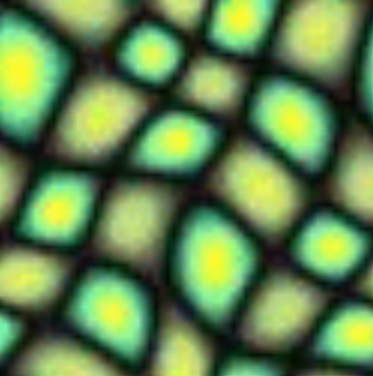
#> input picture Project/green.png, 373 x 376 px, found by its file name
$ python main.py
#> lines starting #> are read from the running program, lines starting #| are printed output that depends on the picture; after the words box and inside, x2 and y2 are one past the last pixel; in counts of white or black regions, pixels touching at a corner belong together
import numpy as np
from copy import deepcopy
import sys
import networkx as nx
import random
from edmonds_karp import edmonds_karp
from matplotlib import pyplot as plt
from datetime import datetime
import cv2

class GraphCut(object):

    def __init__(self,pattern,rows,cols):
        self.colOverlap = 0
        self.rowOverlap = 0
        self.pattern = pattern
        self.variance = np.var(pattern)
        shape = pattern.shape
        self.rowPatch = shape[0]
        self.colPatch = shape[1]
        self.realRows = rows
        self.realCols = cols
        rows += self.rowPatch
        cols += self.colPatch
        self.rowImport = rows
        self.colImport = cols
        self.old = np.zeros((rows,cols,3),dtype = int)
        self.new = np.zeros((rows,cols,3),dtype = int)
        self.mask = np.zeros((rows,cols),dtype = int)
        self.overlap_zone = np.zeros((rows,cols),dtype = int)
        self.seams = np.zeros((rows,cols,2),dtype = int)
        self.init_value_seams = np.zeros((rows,cols,2),dtype = int)
        self.maxp = self.rowPatch * 30
        self.minp = self.colPatch * 14
        self.masking_edge = [self.rowImport,0,self.rowImport,0]
        self.index = 1
        self.temp = np.zeros((rows,cols,3),dtype = int)


    def change_masking(self,t):
        maxi = min(t[0] + self.rowPatch, self.rowImport)
        maxj = min(t[1] + self.colPatch, self.colImport)
        self.mask[t[0]:maxi,t[1]:maxj] = np.ones((maxi-t[0],maxj-t[1]),dtype=int)
        if (t[0] < self.masking_edge[0]):
            self.masking_edge[0] = t[0]
        if(t[0]+self.rowPatch > self.masking_edge[1]):
            self.masking_edge[1] = t[0]+self.rowPatch
        if(t[1] < self.masking_edge[2] ):
            self.masking_edge[2] = t[1]
        if(t[1]+self.colPatch > self.masking_edge[3]):
            self.masking_edge[3] = t[1]+self.colPatch

    def change_seams_value(self,corner_overlap, edge_point,mask_seam):
        for i in range(self.rowPatch):
            for j in range(self.colPatch):
                x_crt = edge_point[0] + i
                y_crt = edge_point[1] + j
                if(x_crt >= corner_overlap[0] and x_crt < corner_overlap[0]+self.rowOverlap and y_crt >= corner_overlap[1] and y_crt < corner_overlap[1]+self.colOverlap ):
                    if(mask_seam[x_crt-corner_overlap[0]][y_crt-corner_overlap[1]] == 2):
                        self.init_value_seams[x_crt][y_crt][0] = i
                        self.init_value_seams[x_crt][y_crt][1] = j
                else:
                    self.init_value_seams[x_crt][y_crt][0] = i
                    self.init_value_seams[x_crt][y_crt][1] = j
    def initialize(self):
        t = [0,0]
        self.old[t[0]:t[0]+self.rowPatch,t[1]:t[1]+self.colPatch] = self.pattern[0:self.rowPatch,0:self.colPatch]
        self.new= deepcopy(self.old)
        self.change_masking(t)
        self.change_seams_value(t,t,np.ones((self.rowPatch,self.colPatch)))

    def number_masking(self,p):
        nums = 0
        for i in range(-1,2):
            for j in range(-1,2):
                if(p[0]+i >= 0 and p[0] < self.rowImport and p[1]+j >= 0 and p[1]+j < self.colImport):
                    if(self.mask[p[0]+i][p[1]+j] == 0):
                        nums += 1
        return nums

    def number_overlap(self,p):
        nums = 0
        for i in range(-1,2):
            for j in range(-1,2):
                if(p[0]+i >= 0 and p[0] < self.rowImport and p[1]+j >= 0 and p[1]+j < self.colImport):
                    if(self.overlap_zone[p[0]+i][p[1]+j] == 0):
                        nums += 1
        return nums

    def change_overlap(self,t):
        self.overlap_zone = np.zeros((self.rowImport,self.colImport),dtype=int)
        edge_point = [0,0]
        self.rowOverlap = self.colOverlap = 0
        first = True
        n = 0
        for u in range(self.rowPatch ):
            for v in range(self.colPatch):
                if(self.mask[t[0]+u][t[1]+v] == 1):
                    self.overlap_zone[t[0]+u][t[1]+v] = 1
                    if(first):
                        edge_point[0] = t[0]+u
                        edge_point[1] = t[1]+v
                        first = False
                    if(n == 0):
                        self.rowOverlap += 1
                    n += 1

            if(n != 0 and n > self.colOverlap):
                self.colOverlap = n
            n = 0
        for u in range(edge_point[0]-1,edge_point[0]+self.rowOverlap):
            for v in range(edge_point[1]-1,edge_point[1]+self.colOverlap):
                if(self.overlap_zone[u][v] == 1):
                    if(self.number_overlap([u,v]) >= 1):
                        if(self.number_masking([u,v]) >= 1):
                            self.overlap_zone[u][v] = 2
                        else:
                            self.overlap_zone[u][v] = 3
        return edge_point

    # [62 lines left out: functions change_seams, patching_placement, not called in this run]

    def edge_cost_calculate(self,x_crt,y_crt,x_adj,y_adj,A,B):
        new_crt = B[x_crt][y_crt]
        old_crt = A[x_crt][y_crt]
        new_adj = B[x_adj][y_adj]
        old_adj = A[x_adj][y_adj]
        r = abs(old_crt[0]-new_crt[0])+abs(old_adj[0]-new_adj[0])
        g = abs(old_crt[1]-new_crt[1])+abs(old_adj[1]-new_adj[1])
        b = abs(old_crt[2]-new_crt[2])+abs(old_adj[2]-new_adj[2])
        return (r+g+b)/3


    def minCut_calculate(self,t):

        nb_pixels = [0]
        #print(t)
        self.new[t[0]:t[0]+self.rowPatch,t[1]:t[1]+self.colPatch] = self.pattern[0:self.rowPatch,0:self.colPatch]
        edge_overlap = self.change_overlap(t)
        nb_pixels[0] = np.sum(self.mask[t[0]:t[0]+self.rowPatch,t[1]:t[1]+self.colPatch])
        #print(nb_pixels,edge_overlap)
        g = nx.Graph()

        mask_seam = np.zeros((self.rowOverlap, self.colOverlap ),dtype = int)
        num = 2
        seam_supp = 0
        mat_num = np.zeros((self.rowOverlap, self.colOverlap ),dtype = int)

        for i in range(self.rowOverlap):
            for j in range(self.colOverlap):
                if(self.mask[edge_overlap[0]+i][edge_overlap[1]+j]==1):

                    mat_num[i][j] = num
                    #print(edge_overlap[0]+i,edge_overlap[1]+j,i,j,mat_num[i][j])
                    num += 1
        num = 2

        for i in range(self.rowOverlap):
            for j in range(self.colOverlap):
                x_crt = edge_overlap[0]+i
                y_crt = edge_overlap[1]+j

                down = False
                right = False

                if(self.mask[x_crt][y_crt]== 1):

                    if(self.seams[x_crt][y_crt][0] != 0):
                        if(self.seams[x_crt][y_crt][1] == 2 or self.seams[x_crt][y_crt][1] == 3):
                            if(self.overlap_zone[x_crt][y_crt] == 1 and self.mask[x_crt+1][y_crt] == 1):
                                down = True
                                seam_supp += 1
                                #g.add_node()

                                s_As = self.init_value_seams[x_crt][y_crt]
                                t_As = s_As + np.array([1,0])
                                t_At = self.init_value_seams[x_crt+1][y_crt]
                                s_At = t_At - np.array([1,0])

                                color1 = abs(self.pattern[s_As[0]][s_As[1]][0]-self.pattern[s_At[0]][s_At[1]][0])+abs(self.pattern[t_As[0]][t_As[1]][0]-self.pattern[t_At[0]][t_At[1]][0])
                                color2 = abs(self.pattern[s_As[0]][s_As[1]][1]-self.pattern[s_At[0]][s_At[1]][1])+abs(self.pattern[t_As[0]][t_As[1]][1]-self.pattern[t_At[0]][t_At[1]][1])
                                color3 = abs(self.pattern[s_As[0]][s_As[1]][2]-self.pattern[s_At[0]][s_At[1]][2])+abs(self.pattern[t_As[0]][t_As[1]][2]-self.pattern[t_At[0]][t_At[1]][2])
                                cost = (color1+color2+color3)/3
                                g.add_edge(0,nb_pixels[0]+1+seam_supp,capacity=cost)

                                color1 = abs(self.pattern[s_As[0]][s_As[1]][0]-self.new[x_crt][y_crt][0])+abs(self.pattern[t_As[0]][t_As[1]][0]-self.new[x_crt+1][y_crt][0])
                                color2 = abs(self.pattern[s_As[0]][s_As[1]][1]-self.new[x_crt][y_crt][1])+abs(self.pattern[t_As[0]][t_As[1]][1]-self.new[x_crt+1][y_crt][1])
                                color3 = abs(self.pattern[s_As[0]][s_As[1]][2]-self.new[x_crt][y_crt][2])+abs(self.pattern[t_As[0]][t_As[1]][2]-self.new[x_crt+1][y_crt][2])
                                cost = (color1+color2+color3)/3
                                g.add_edge(mat_num[i][j],nb_pixels[0]+1+seam_supp, capacity=cost)

                                color1 = abs(self.new[x_crt][y_crt][0]-self.pattern[s_At[0]][s_At[1]][0])+abs(self.new[x_crt+1][y_crt][0]-self.pattern[t_At[0]][t_At[1]][0])
                                color2 = abs(self.new[x_crt][y_crt][1]-self.pattern[s_At[0]][s_At[1]][1])+abs(self.new[x_crt+1][y_crt][1]-self.pattern[t_At[0]][t_At[1]][1])
                                color3 = abs(self.new[x_crt][y_crt][2]-self.pattern[s_At[0]][s_At[1]][2])+abs(self.new[x_crt+1][y_crt][2]-self.pattern[t_At[0]][t_At[1]][2])
                                cost = (color1+color2+color3)/3
                                g.add_edge(mat_num[i+1][j],nb_pixels[0]+1+seam_supp, capacity=cost)

                        if(self.seams[x_crt][y_crt][1] == 4 or self.seams[x_crt][y_crt][1] == 3):
                            if(self.overlap_zone[x_crt][y_crt] == 1 and self.mask[x_crt][y_crt+1] == 1):

                                right = True

                                seam_supp += 1
                                #g.add_node()

                                s_As = self.init_value_seams[x_crt][y_crt]
                                t_As = s_As + np.array([0,1])
                                t_At = self.init_value_seams[x_crt][y_crt+1]
                                s_At = t_At - np.array([0,1])

                                color1 = abs(self.pattern[s_As[0]][s_As[1]][0]-self.pattern[s_At[0]][s_At[1]][0])+abs(self.pattern[t_As[0]][t_As[1]][0]-self.pattern[t_At[0]][t_At[1]][0])
                                color2 = abs(self.pattern[s_As[0]][s_As[1]][1]-self.pattern[s_At[0]][s_At[1]][1])+abs(self.pattern[t_As[0]][t_As[1]][1]-self.pattern[t_At[0]][t_At[1]][1])
                                color3 = abs(self.pattern[s_As[0]][s_As[1]][2]-self.pattern[s_At[0]][s_At[1]][2])+abs(self.pattern[t_As[0]][t_As[1]][2]-self.pattern[t_At[0]][t_At[1]][2])
                                cost = (color1+color2+color3)/3
                                g.add_edge(nb_pixels[0]+1+seam_supp,1, capacity=cost)

                                color1 = abs(self.pattern[s_As[0]][s_As[1]][0]-self.new[x_crt][y_crt][0])+abs(self.pattern[t_As[0]][t_As[1]][0]-self.new[x_crt][y_crt+1][0])
                                color2 = abs(self.pattern[s_As[0]][s_As[1]][1]-self.new[x_crt][y_crt][1])+abs(self.pattern[t_As[0]][t_As[1]][1]-self.new[x_crt][y_crt+1][1])
                                color3 = abs(self.pattern[s_As[0]][s_As[1]][2]-self.new[x_crt][y_crt][2])+abs(self.pattern[t_As[0]][t_As[1]][2]-self.new[x_crt][y_crt+1][2])
                                cost = (color1+color2+color3)/3
                                g.add_edge(mat_num[i][j],nb_pixels[0]+1+seam_supp, capacity=cost)

                                color1 = abs(self.new[x_crt][y_crt][0]-self.pattern[s_At[0]][s_At[1]][0])+abs(self.new[x_crt][y_crt+1][0]-self.pattern[t_At[0]][t_At[1]][0])
                                color2 = abs(self.new[x_crt][y_crt][1]-self.pattern[s_At[0]][s_At[1]][1])+abs(self.new[x_crt][y_crt+1][1]-self.pattern[t_At[0]][t_At[1]][1])
                                color3 = abs(self.new[x_crt][y_crt][2]-self.pattern[s_At[0]][s_At[1]][2])+abs(self.new[x_crt][y_crt+1][2]-self.pattern[t_At[0]][t_At[1]][2])
                                cost = (color1+color2+color3)/3
                                g.add_edge(mat_num[i][j+1],nb_pixels[0]+1+seam_supp, capacity=cost)

                    if(i < self.rowOverlap-1 and self.mask[x_crt+1][y_crt] == 1 and down == False ):
                        x_adj = x_crt + 1
                        y_adj = y_crt
                        #print(x_crt,x_adj,y_crt,y_adj, self.old[x_crt][y_crt],self.old[x_adj][y_adj],self.new[x_crt][y_crt],self.new[x_adj][y_adj],self.pattern[x_crt-t[0]][y_crt-t[1]])
                        cost = self.edge_cost_calculate(x_crt,y_crt,x_adj,y_adj,self.old,self.new)
                        #print(cost)
                        g.add_edge(mat_num[i][j],mat_num[i+1][j],capacity=cost)

                    if(j < self.colOverlap-1 and self.mask[x_crt][y_crt+1] == 1 and right == False ):
                        x_adj = x_crt
                        y_adj = y_crt + 1

                        cost = self.edge_cost_calculate(x_crt,y_crt,x_adj,y_adj,self.old,self.new)
                        g.add_edge(mat_num[i][j],mat_num[i][j+1],capacity=cost)

                    if(self.overlap_zone[x_crt][y_crt] == 2):
                        g.add_edge(mat_num[i][j],1,capacity=1<<20)
                    if(self.overlap_zone[x_crt][y_crt] == 3):
                        g.add_edge(0,mat_num[i][j],capacity=1<<20)

        krt, partition = nx.minimum_cut(g,0,1,flow_func = edmonds_karp)

        # Code for Intermediate
        left, right = partition
        cutset = set()
        for u, nbrs in ((n, g[n]) for n in left):
            cutset.update((u, v) for v in nbrs if v in right)
        #print(sorted(cutset))
        temp_graph=nx.DiGraph()
        temp_graph.add_edges_from(cutset)
        nx.draw_networkx(temp_graph)
        # [10 lines of commented-out code are left out]
        print('mincut calculating... ',datetime.now())
        # print(krt, partition)
        l = [0 for i in range(g.number_of_nodes())]
        for i in partition[1]:
            l[i] = 1
        for i in range(self.rowOverlap):
            for j in range(self.colOverlap):
                x_crt = edge_overlap[0] + i
                y_crt = edge_overlap[1] + j
                if(self.overlap_zone[x_crt][y_crt] != 0):
                    if( l[mat_num[i][j]] == l[0]):
                        self.new[x_crt][y_crt] = self.old[x_crt][y_crt]
                        mask_seam[i][j] = 1
                    else:
                        mask_seam[i][j] = 2
        #print(mask_seam.shape)
        self.change_seams(edge_overlap,mask_seam,self.index)
        self.change_seams_value(edge_overlap,t,mask_seam)

        self.old = deepcopy(self.new)
        self.change_masking(t)
        self.overlap_zone = np.zeros((self.rowImport,self.colImport),dtype=int)
        self.index += 1
        self.temp = self.new[0:self.realRows,0:self.realCols]
        self.temp=self.temp.astype('uint8')
        cv2.imshow('output',self.temp)
        cv2.waitKey(100)

    def patching_func(self):
        self.initialize()
        x = random.randint( int(1*self.rowPatch/3), int(2*self.rowPatch/3))
        y = 0
        while(y < self.realCols):
            while(x < self.realRows):
                self.minCut_calculate([x,y])
                x += random.randint( int(1*self.rowPatch/3), int(2*self.rowPatch/3))
            y += random.randint( int(2*self.colPatch/3), int(2*self.colPatch/3))
            x = 0
        print('mask has been filled, start to "Optimise"\n')
        for i in range(5):
            #print(i)
            t = self.patching_placement()
            self.minCut_calculate(t)
        return self.temp


if __name__ == '__main__':

    if len(sys.argv)==5:
        filename = sys.argv[1]
        filename_final = sys.argv[2]
        width_final = int(sys.argv[3])
        height_final = int(sys.argv[4])
    else:
        print('no parameters accepted, use the default set\n')
        filename = 'green.png'
        filename_final = 'result.jpg'
        width_final = int(256)
        height_final = int(256)

    img = cv2.imread(cv2.samples.findFile(filename))
#> img is the input picture: shape (376, 373, 3); mean B, G, R 78.4, 131.6, 97.7
    cv2.namedWindow('input')
    cv2.namedWindow('output')
    dim = [int(64),int(64)]
    img = cv2.resize(img, dim, interpolation = cv2.INTER_AREA)
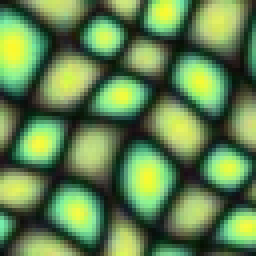
#> img: shape (64, 64, 3) (shown 4 times larger); mean B, G, R 78.4, 131.6, 97.7
    cv2.imshow('input', img)
    cv2.waitKey(100)
    a = np.array(img,dtype=int)[:,:,0:3]
    print('graphcut begin...',datetime.now())
    graphcut = GraphCut(a,width_final,height_final)
#> in __init__, `self.variance = np.var(pattern)`: self.variance = 4492.2

    result = graphcut.patching_func()
#> in initialize, `self.old[t[0]:t[0]+self.rowPatch,t[1]:t[1]+self.colPatch] = self.patte..`:
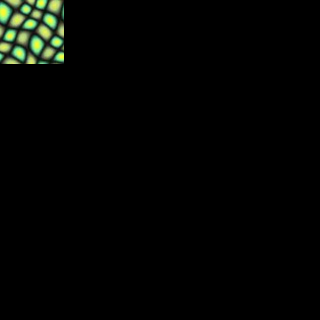
#> self.old: shape (320, 320, 3) int64; mean B, G, R 3.1, 5.3, 3.9
#> in change_masking, `self.mask[t[0]:maxi,t[1]:maxj] = np.ones((maxi-t[0],maxj-t[1]),dtype=i..`:
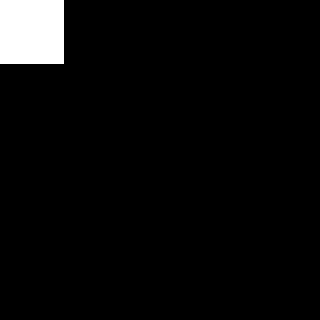
#> self.mask: shape (320, 320) int64; values 0 (black) and 1 (white), 4% white; 1 white region, box (x1, y1, x2, y2) and area: (0, 0, 64, 64) 4096
#> the loop in patching_func, `while(y < self.realCols):` made 1 pass
#> (the run stopped early here; a loop or call above may not have finished)

$ run again, with Project/animal.jpg saved as Project/green.png
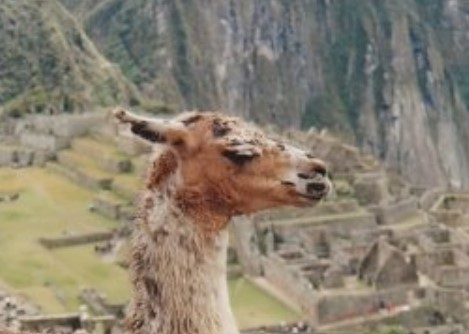
#> input picture Project/animal.jpg, 469 x 334 px, found by its file name
#> img is the input picture: shape (334, 469, 3); mean B, G, R 113.4, 129, 138.2
#> `img = cv2.resize(img, dim, interpolation = cv2.INTER_AREA)`:
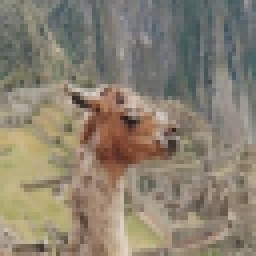
#> img: shape (64, 64, 3) (shown 4 times larger); mean B, G, R 113.4, 129, 138.2
#> self.variance = 890.5
#> in initialize, `self.old[t[0]:t[0]+self.rowPatch,t[1]:t[1]+self.colPatch] = self.patte..`:
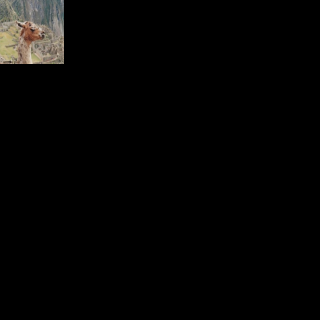
#> self.old: shape (320, 320, 3) int64; mean B, G, R 4.5, 5.2, 5.5
#> self.mask: shape (320, 320) int64; values 0 (black) and 1 (white), 4% white; 1 white region, box (x1, y1, x2, y2) and area: (0, 0, 64, 64) 4096
#> the loop in patching_func, `while(y < self.realCols):` made 1 pass

$ run again, with Project/eggs.jpg saved as Project/green.png
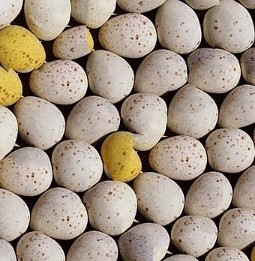
#> input picture Project/eggs.jpg, 255 x 261 px, found by its file name
#> img is the input picture: shape (261, 255, 3); mean B, G, R 133.2, 149.1, 164.5
#> `img = cv2.resize(img, dim, interpolation = cv2.INTER_AREA)`:
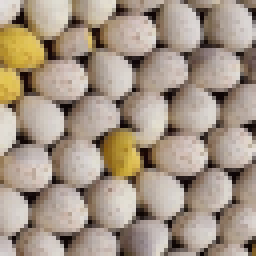
#> img: shape (64, 64, 3) (shown 4 times larger); mean B, G, R 133.2, 149.1, 164.5
#> self.variance = 2901.9
#> in initialize, `self.old[t[0]:t[0]+self.rowPatch,t[1]:t[1]+self.colPatch] = self.patte..`:
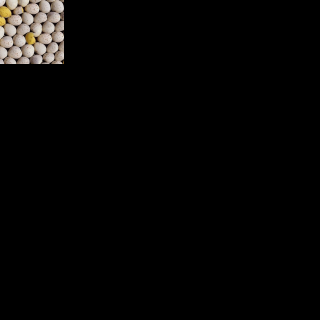
#> self.old: shape (320, 320, 3) int64; mean B, G, R 5.3, 6, 6.6
#> self.mask: shape (320, 320) int64; values 0 (black) and 1 (white), 4% white; 1 white region, box (x1, y1, x2, y2) and area: (0, 0, 64, 64) 4096
#> the loop in patching_func, `while(y < self.realCols):` made 1 pass
